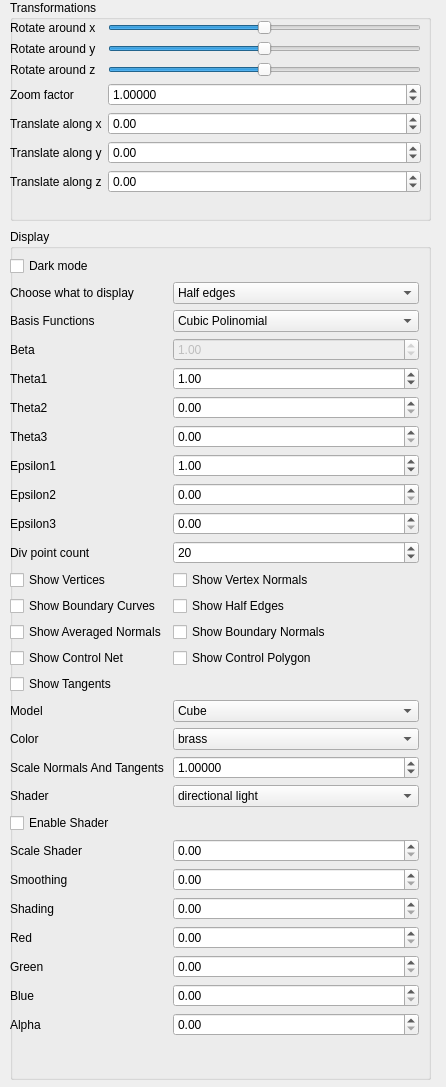
<?xml version="1.0" encoding="UTF-8"?>
<ui version="4.0">
 <class>SideWidget</class>
 <widget class="QWidget" name="SideWidget">
  <property name="geometry">
   <rect>
    <x>0</x>
    <y>0</y>
    <width>446</width>
    <height>1087</height>
   </rect>
  </property>
  <property name="sizePolicy">
   <sizepolicy hsizetype="Fixed" vsizetype="Preferred">
    <horstretch>0</horstretch>
    <verstretch>0</verstretch>
   </sizepolicy>
  </property>
  <property name="minimumSize">
   <size>
    <width>269</width>
    <height>0</height>
   </size>
  </property>
  <property name="windowTitle">
   <string>Form</string>
  </property>
  <widget class="QGroupBox" name="groupBox">
   <property name="geometry">
    <rect>
     <x>10</x>
     <y>0</y>
     <width>421</width>
     <height>221</height>
    </rect>
   </property>
   <property name="title">
    <string>Transformations</string>
   </property>
   <widget class="QWidget" name="layoutWidget">
    <property name="geometry">
     <rect>
      <x>0</x>
      <y>20</y>
      <width>411</width>
      <height>201</height>
     </rect>
    </property>
    <layout class="QFormLayout" name="formLayout">
     <item row="0" column="0">
      <widget class="QLabel" name="label">
       <property name="text">
        <string>Rotate around x</string>
       </property>
       <property name="buddy">
        <cstring>rotate_x_slider</cstring>
       </property>
      </widget>
     </item>
     <item row="0" column="1">
      <widget class="QSlider" name="rotate_x_slider">
       <property name="minimum">
        <number>-180</number>
       </property>
       <property name="maximum">
        <number>180</number>
       </property>
       <property name="orientation">
        <enum>Qt::Horizontal</enum>
       </property>
      </widget>
     </item>
     <item row="1" column="0">
      <widget class="QLabel" name="label_2">
       <property name="text">
        <string>Rotate around y</string>
       </property>
       <property name="buddy">
        <cstring>rotate_y_slider</cstring>
       </property>
      </widget>
     </item>
     <item row="1" column="1">
      <widget class="QSlider" name="rotate_y_slider">
       <property name="minimum">
        <number>-180</number>
       </property>
       <property name="maximum">
        <number>180</number>
       </property>
       <property name="orientation">
        <enum>Qt::Horizontal</enum>
       </property>
      </widget>
     </item>
     <item row="2" column="0">
      <widget class="QLabel" name="label_3">
       <property name="text">
        <string>Rotate around z</string>
       </property>
       <property name="buddy">
        <cstring>rotate_z_slider</cstring>
       </property>
      </widget>
     </item>
     <item row="2" column="1">
      <widget class="QSlider" name="rotate_z_slider">
       <property name="minimum">
        <number>-180</number>
       </property>
       <property name="maximum">
        <number>180</number>
       </property>
       <property name="orientation">
        <enum>Qt::Horizontal</enum>
       </property>
      </widget>
     </item>
     <item row="3" column="0">
      <widget class="QLabel" name="label_4">
       <property name="text">
        <string>Zoom factor</string>
       </property>
       <property name="buddy">
        <cstring>zoom_factor_spin_box</cstring>
       </property>
      </widget>
     </item>
     <item row="3" column="1">
      <widget class="QDoubleSpinBox" name="zoom_factor_spin_box">
       <property name="toolTip">
        <string/>
       </property>
       <property name="decimals">
        <number>5</number>
       </property>
       <property name="minimum">
        <double>0.000100000000000</double>
       </property>
       <property name="maximum">
        <double>10000.000000000000000</double>
       </property>
       <property name="singleStep">
        <double>0.100000000000000</double>
       </property>
       <property name="value">
        <double>1.000000000000000</double>
       </property>
      </widget>
     </item>
     <item row="4" column="0">
      <widget class="QLabel" name="label_5">
       <property name="text">
        <string>Translate along x</string>
       </property>
       <property name="buddy">
        <cstring>trans_x_spin_box</cstring>
       </property>
      </widget>
     </item>
     <item row="4" column="1">
      <widget class="QDoubleSpinBox" name="trans_x_spin_box">
       <property name="minimum">
        <double>-100.000000000000000</double>
       </property>
       <property name="maximum">
        <double>100.000000000000000</double>
       </property>
       <property name="singleStep">
        <double>0.100000000000000</double>
       </property>
      </widget>
     </item>
     <item row="5" column="0">
      <widget class="QLabel" name="label_6">
       <property name="text">
        <string>Translate along y</string>
       </property>
       <property name="buddy">
        <cstring>trans_y_spin_box</cstring>
       </property>
      </widget>
     </item>
     <item row="5" column="1">
      <widget class="QDoubleSpinBox" name="trans_y_spin_box">
       <property name="minimum">
        <double>-100.000000000000000</double>
       </property>
       <property name="maximum">
        <double>100.000000000000000</double>
       </property>
       <property name="singleStep">
        <double>0.100000000000000</double>
       </property>
      </widget>
     </item>
     <item row="6" column="0">
      <widget class="QLabel" name="label_7">
       <property name="text">
        <string>Translate along z</string>
       </property>
       <property name="buddy">
        <cstring>trans_z_spin_box</cstring>
       </property>
      </widget>
     </item>
     <item row="6" column="1">
      <widget class="QDoubleSpinBox" name="trans_z_spin_box">
       <property name="minimum">
        <double>-100.000000000000000</double>
       </property>
       <property name="maximum">
        <double>100.000000000000000</double>
       </property>
       <property name="singleStep">
        <double>0.100000000000000</double>
       </property>
      </widget>
     </item>
    </layout>
   </widget>
  </widget>
  <widget class="QGroupBox" name="groupBox_2">
   <property name="geometry">
    <rect>
     <x>10</x>
     <y>229</y>
     <width>421</width>
     <height>851</height>
    </rect>
   </property>
   <property name="title">
    <string>Display</string>
   </property>
  </widget>
  <widget class="QWidget" name="formLayoutWidget">
   <property name="geometry">
    <rect>
     <x>10</x>
     <y>256</y>
     <width>409</width>
     <height>822</height>
    </rect>
   </property>
   <layout class="QFormLayout" name="formLayout_2">
    <property name="horizontalSpacing">
     <number>6</number>
    </property>
    <item row="0" column="0">
     <widget class="QCheckBox" name="dark_mode">
      <property name="text">
       <string>Dark mode</string>
      </property>
     </widget>
    </item>
    <item row="1" column="0">
     <widget class="QLabel" name="label_8">
      <property name="text">
       <string>Choose what to display</string>
      </property>
     </widget>
    </item>
    <item row="1" column="1">
     <widget class="QComboBox" name="nielson_comboBox">
      <item>
       <property name="text">
        <string>Half edges</string>
       </property>
      </item>
      <item>
       <property name="text">
        <string>Boundary curves</string>
       </property>
      </item>
      <item>
       <property name="text">
        <string>Faces</string>
       </property>
      </item>
      <item>
       <property name="text">
        <string>C0 type surfaces</string>
       </property>
      </item>
      <item>
       <property name="text">
        <string>G1 type surfaces</string>
       </property>
      </item>
     </widget>
    </item>
    <item row="2" column="0">
     <widget class="QLabel" name="label_30">
      <property name="text">
       <string>&lt;html&gt;&lt;head/&gt;&lt;body&gt;&lt;p&gt;Basis Functions&lt;/p&gt;&lt;/body&gt;&lt;/html&gt;</string>
      </property>
     </widget>
    </item>
    <item row="2" column="1">
     <widget class="QComboBox" name="basis_function_comboBox">
      <item>
       <property name="text">
        <string>Cubic Polinomial</string>
       </property>
      </item>
      <item>
       <property name="text">
        <string>Quartic Polinomial</string>
       </property>
      </item>
      <item>
       <property name="text">
        <string>Second Order Trigonometric</string>
       </property>
      </item>
      <item>
       <property name="text">
        <string>Second Order Hyperbolic</string>
       </property>
      </item>
      <item>
       <property name="text">
        <string>First Order Algebraic Trigonometric</string>
       </property>
      </item>
     </widget>
    </item>
    <item row="3" column="0">
     <widget class="QLabel" name="beta_label">
      <property name="text">
       <string>Beta</string>
      </property>
     </widget>
    </item>
    <item row="3" column="1">
     <widget class="QDoubleSpinBox" name="beta_spinBox">
      <property name="enabled">
       <bool>false</bool>
      </property>
      <property name="maximum">
       <double>3.140000000000000</double>
      </property>
      <property name="singleStep">
       <double>0.010000000000000</double>
      </property>
      <property name="value">
       <double>1.000000000000000</double>
      </property>
     </widget>
    </item>
    <item row="4" column="0">
     <widget class="QLabel" name="theta1">
      <property name="text">
       <string>Theta1</string>
      </property>
     </widget>
    </item>
    <item row="4" column="1">
     <widget class="QDoubleSpinBox" name="theta1_spinBox">
      <property name="singleStep">
       <double>0.100000000000000</double>
      </property>
      <property name="value">
       <double>1.000000000000000</double>
      </property>
     </widget>
    </item>
    <item row="5" column="0">
     <widget class="QLabel" name="theta2">
      <property name="text">
       <string>Theta2</string>
      </property>
     </widget>
    </item>
    <item row="5" column="1">
     <widget class="QDoubleSpinBox" name="theta2_spinBox">
      <property name="singleStep">
       <double>0.100000000000000</double>
      </property>
     </widget>
    </item>
    <item row="6" column="0">
     <widget class="QLabel" name="theta3">
      <property name="text">
       <string>Theta3</string>
      </property>
      <property name="margin">
       <number>2</number>
      </property>
     </widget>
    </item>
    <item row="6" column="1">
     <widget class="QDoubleSpinBox" name="theta3_spinBox">
      <property name="singleStep">
       <double>0.100000000000000</double>
      </property>
     </widget>
    </item>
    <item row="7" column="0">
     <widget class="QLabel" name="Epsilon1">
      <property name="text">
       <string>Epsilon1</string>
      </property>
     </widget>
    </item>
    <item row="7" column="1">
     <widget class="QDoubleSpinBox" name="epsilon1_spinBox">
      <property name="singleStep">
       <double>0.100000000000000</double>
      </property>
      <property name="value">
       <double>1.000000000000000</double>
      </property>
     </widget>
    </item>
    <item row="8" column="0">
     <widget class="QLabel" name="label_9">
      <property name="text">
       <string>Epsilon2</string>
      </property>
     </widget>
    </item>
    <item row="8" column="1">
     <widget class="QDoubleSpinBox" name="epsilon2_spinBox">
      <property name="singleStep">
       <double>0.100000000000000</double>
      </property>
     </widget>
    </item>
    <item row="9" column="0">
     <widget class="QLabel" name="label_10">
      <property name="text">
       <string>Epsilon3</string>
      </property>
     </widget>
    </item>
    <item row="9" column="1">
     <widget class="QDoubleSpinBox" name="epsilon3_spinBox">
      <property name="singleStep">
       <double>0.100000000000000</double>
      </property>
      <property name="value">
       <double>0.000000000000000</double>
      </property>
     </widget>
    </item>
    <item row="10" column="0">
     <widget class="QLabel" name="div_point_count">
      <property name="text">
       <string>Div point count</string>
      </property>
     </widget>
    </item>
    <item row="10" column="1">
     <widget class="QSpinBox" name="div_point_spinBox">
      <property name="maximum">
       <number>10000</number>
      </property>
      <property name="value">
       <number>20</number>
      </property>
     </widget>
    </item>
    <item row="11" column="0">
     <widget class="QCheckBox" name="vertex_checkBox">
      <property name="text">
       <string>Show Vertices</string>
      </property>
     </widget>
    </item>
    <item row="11" column="1">
     <widget class="QCheckBox" name="vertexNormals_checkBox">
      <property name="text">
       <string>Show Vertex Normals</string>
      </property>
     </widget>
    </item>
    <item row="12" column="0">
     <widget class="QCheckBox" name="boundaryCurve_checkBox">
      <property name="text">
       <string>Show Boundary Curves</string>
      </property>
     </widget>
    </item>
    <item row="12" column="1">
     <widget class="QCheckBox" name="halfEdges_checkBox">
      <property name="text">
       <string>Show Half Edges</string>
      </property>
     </widget>
    </item>
    <item row="13" column="0">
     <widget class="QCheckBox" name="averagedNormals_checkBox">
      <property name="text">
       <string>Show Averaged Normals</string>
      </property>
     </widget>
    </item>
    <item row="13" column="1">
     <widget class="QCheckBox" name="boundaryNormals_checkBox">
      <property name="text">
       <string>Show Boundary Normals</string>
      </property>
     </widget>
    </item>
    <item row="14" column="0">
     <widget class="QCheckBox" name="controlNet_checkBox">
      <property name="text">
       <string>Show Control Net</string>
      </property>
     </widget>
    </item>
    <item row="14" column="1">
     <widget class="QCheckBox" name="controlPolygon_checkBox">
      <property name="text">
       <string>Show Control Polygon</string>
      </property>
     </widget>
    </item>
    <item row="15" column="0">
     <widget class="QCheckBox" name="tangent_checkBox">
      <property name="text">
       <string>Show Tangents</string>
      </property>
     </widget>
    </item>
    <item row="16" column="0">
     <widget class="QLabel" name="label_11">
      <property name="text">
       <string>Model</string>
      </property>
     </widget>
    </item>
    <item row="16" column="1">
     <widget class="QComboBox" name="model_comboBox">
      <item>
       <property name="text">
        <string>Cube</string>
       </property>
      </item>
      <item>
       <property name="text">
        <string>Icosahedron</string>
       </property>
      </item>
      <item>
       <property name="text">
        <string>Elephant</string>
       </property>
      </item>
      <item>
       <property name="text">
        <string>Cone</string>
       </property>
      </item>
      <item>
       <property name="text">
        <string>Star</string>
       </property>
      </item>
     </widget>
    </item>
    <item row="17" column="0">
     <widget class="QLabel" name="label_13">
      <property name="text">
       <string>Color</string>
      </property>
     </widget>
    </item>
    <item row="17" column="1">
     <widget class="QComboBox" name="material_comboBox">
      <item>
       <property name="text">
        <string>brass</string>
       </property>
      </item>
      <item>
       <property name="text">
        <string>emerald</string>
       </property>
      </item>
      <item>
       <property name="text">
        <string>gold</string>
       </property>
      </item>
      <item>
       <property name="text">
        <string>pearl</string>
       </property>
      </item>
      <item>
       <property name="text">
        <string>ruby</string>
       </property>
      </item>
      <item>
       <property name="text">
        <string>silver</string>
       </property>
      </item>
      <item>
       <property name="text">
        <string>turquoise</string>
       </property>
      </item>
     </widget>
    </item>
    <item row="18" column="0">
     <widget class="QLabel" name="label_12">
      <property name="text">
       <string>Scale Normals And Tangents</string>
      </property>
     </widget>
    </item>
    <item row="18" column="1">
     <widget class="QDoubleSpinBox" name="scale_parameter_spinBox">
      <property name="decimals">
       <number>5</number>
      </property>
      <property name="singleStep">
       <double>0.100000000000000</double>
      </property>
      <property name="value">
       <double>1.000000000000000</double>
      </property>
     </widget>
    </item>
    <item row="19" column="0">
     <widget class="QLabel" name="label_14">
      <property name="text">
       <string>Shader</string>
      </property>
     </widget>
    </item>
    <item row="19" column="1">
     <widget class="QComboBox" name="comboBox_Shader">
      <item>
       <property name="text">
        <string>directional light</string>
       </property>
      </item>
      <item>
       <property name="text">
        <string>reflection line</string>
       </property>
      </item>
      <item>
       <property name="text">
        <string>toon</string>
       </property>
      </item>
      <item>
       <property name="text">
        <string>two sided lightning</string>
       </property>
      </item>
     </widget>
    </item>
    <item row="20" column="0">
     <widget class="QCheckBox" name="shader_enabled_checkbox">
      <property name="text">
       <string>Enable Shader</string>
      </property>
     </widget>
    </item>
    <item row="21" column="0">
     <widget class="QLabel" name="label_21">
      <property name="text">
       <string>Scale Shader</string>
      </property>
     </widget>
    </item>
    <item row="21" column="1">
     <widget class="QDoubleSpinBox" name="scale_spinbox">
      <property name="singleStep">
       <double>0.100000000000000</double>
      </property>
     </widget>
    </item>
    <item row="22" column="0">
     <widget class="QLabel" name="label_22">
      <property name="text">
       <string>Smoothing</string>
      </property>
     </widget>
    </item>
    <item row="22" column="1">
     <widget class="QDoubleSpinBox" name="smoothing_spinbox">
      <property name="singleStep">
       <double>0.100000000000000</double>
      </property>
     </widget>
    </item>
    <item row="23" column="0">
     <widget class="QLabel" name="label_23">
      <property name="text">
       <string>Shading</string>
      </property>
     </widget>
    </item>
    <item row="23" column="1">
     <widget class="QDoubleSpinBox" name="shading_spinbox">
      <property name="singleStep">
       <double>0.100000000000000</double>
      </property>
     </widget>
    </item>
    <item row="24" column="0">
     <widget class="QLabel" name="label_24">
      <property name="text">
       <string>Red</string>
      </property>
     </widget>
    </item>
    <item row="24" column="1">
     <widget class="QDoubleSpinBox" name="red_spinbox">
      <property name="maximum">
       <double>1.000000000000000</double>
      </property>
      <property name="singleStep">
       <double>0.100000000000000</double>
      </property>
     </widget>
    </item>
    <item row="25" column="0">
     <widget class="QLabel" name="label_25">
      <property name="text">
       <string>Green</string>
      </property>
     </widget>
    </item>
    <item row="25" column="1">
     <widget class="QDoubleSpinBox" name="green_spinbox">
      <property name="maximum">
       <double>1.000000000000000</double>
      </property>
      <property name="singleStep">
       <double>0.100000000000000</double>
      </property>
     </widget>
    </item>
    <item row="26" column="0">
     <widget class="QLabel" name="label_26">
      <property name="text">
       <string>Blue</string>
      </property>
     </widget>
    </item>
    <item row="26" column="1">
     <widget class="QDoubleSpinBox" name="blue_spinbox">
      <property name="maximum">
       <double>1.000000000000000</double>
      </property>
      <property name="singleStep">
       <double>0.100000000000000</double>
      </property>
     </widget>
    </item>
    <item row="27" column="0">
     <widget class="QLabel" name="label_27">
      <property name="text">
       <string>Alpha</string>
      </property>
     </widget>
    </item>
    <item row="27" column="1">
     <widget class="QDoubleSpinBox" name="alpha_spinbox">
      <property name="singleStep">
       <double>0.100000000000000</double>
      </property>
     </widget>
    </item>
   </layout>
  </widget>
 </widget>
 <resources/>
 <connections/>
</ui>
